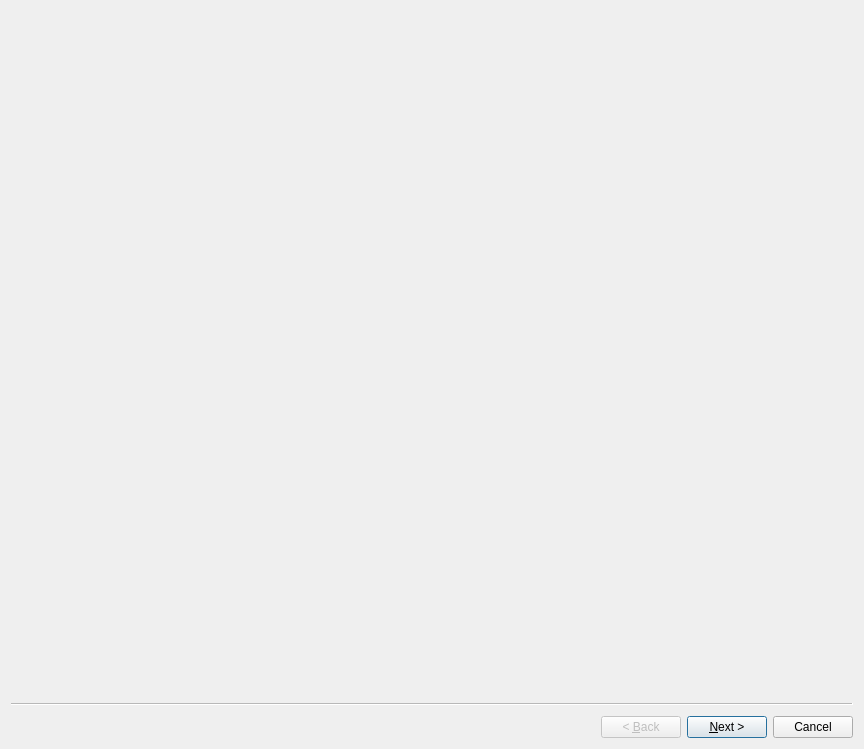
<?xml version="1.0" encoding="UTF-8"?>
<ui version="4.0">
 <class>Wizard</class>
 <widget class="QWizard" name="Wizard">
  <property name="geometry">
   <rect>
    <x>0</x>
    <y>0</y>
    <width>864</width>
    <height>749</height>
   </rect>
  </property>
  <property name="windowTitle">
   <string>Wizard</string>
  </property>
  <widget class="ProSetPage" name="wizardPage1"/>
  <widget class="ConfirmPage" name="wizardPage2"/>
 </widget>
 <customwidgets>
  <customwidget>
   <class>ProSetPage</class>
   <extends>QWizardPage</extends>
   <header>prosetpage.h</header>
   <container>1</container>
  </customwidget>
  <customwidget>
   <class>ConfirmPage</class>
   <extends>QWizardPage</extends>
   <header>confirmpage.h</header>
   <container>1</container>
  </customwidget>
 </customwidgets>
 <resources/>
 <connections/>
</ui>
